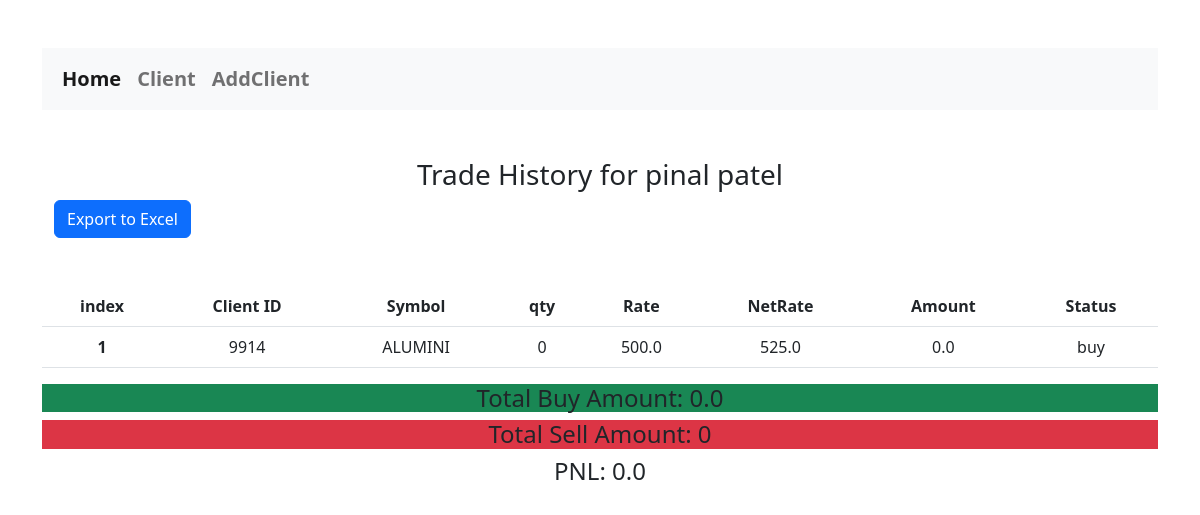
/client_trade/9914, run on the app's committed database.
### app_market/models.py (models this page shows)
class Client(models.Model):
    client_id = models.CharField(max_length=20, primary_key=True, unique=True)
    name = models.CharField(max_length=70)
    brokerage = models.FloatField(
        validators=[
            MinValueValidator(
                0.001,
                message="Please enter a valid value. The two nearest valid values are 0.001 and 10.",
            ),
            MaxValueValidator(
                10,
                message="Please enter a valid value. The two nearest valid values are 0.001 and 10.",
            ),
        ]
    )
    date = models.DateField(default=timezone.now, blank=True)
    def __str__(self):
        return str(self.client_id)

class Trade(models.Model):
    client_id = models.ForeignKey(Client, on_delete=models.CASCADE)
    name = models.CharField(max_length=70)
    exchange = models.CharField(max_length=20)
    symbol = models.CharField(max_length=20)
    rate = models.FloatField()
    netrate = models.FloatField()
    amount = models.FloatField()
    qty = models.PositiveIntegerField()
    date = models.DateField(default=timezone.now, blank=True)
    status = models.CharField(max_length=10)

### app_market/views.py (the view)
# urls.py: path('client_trade/<int:client_id>', views.client_trade, name='client_trade'),
def client_trade(request, client_id):
    client = get_object_or_404(Client, client_id=client_id)
    trades = Trade.objects.filter(client_id=client)
    buy_trades = Trade.objects.filter(client_id=client, status='buy')
    sell_trades = Trade.objects.filter(client_id=client, status='sell')
    total_buy_amount = sum([trade.amount for trade in buy_trades])
    total_sell_amount = sum([trade.amount for trade in sell_trades])
    final_amount =  total_sell_amount - total_buy_amount
    return render(request, 'client_trade.html', {'client': client, 'trades': trades,'total_buy_amount': total_buy_amount,'total_sell_amount': total_sell_amount,'final_amount':final_amount,'client_id': client_id})

### app_market/Templates/client_trade.html (shortened to what this page needs)
{% extends 'base.html' %} {% block content %}
<div class="container mt-5">
        <h3 class="text-center"> Trade History for {{ client.name }} </h3>
        <a href="{% url 'export_trade_history' client_id  %}" class="btn btn-primary">Export to Excel</a>
</div>
<div class="row mt-5 justify-content-around">
    <div class='col-12'>
        <table class="table table-hover text-center">
            <thead>
                <tr>
                    <th scope="col">index</th>
                    <th scope="col">Client ID</th>
                    <th scope="col">Symbol</th>
                    <th scope="col">qty</th>
                    <th scope="col">Rate</th>
                    <th scope="col">NetRate</th>
                    <th scope="col">Amount</th>
                    <th scope="col">Status</th>
                </tr>
            </thead>
            <tbody>
                {% for trade in trades %}
                <tr>
                    <th scope="row">{{forloop.counter}}</th>
                    <td>{{trade.client_id}}</td>
                    <td>{{trade.symbol}}</td>
                    <td>{{trade.qty}}</td>
                    <td>{{trade.rate}}</td>
                    <td>{{trade.netrate}}</td>
                    <td>{{trade.amount}}</td>
                    <td>{{trade.status}}</td>
                </tr>
                {% empty %}
                <tr>
                    <td colspan="4">No trades found for this client.</td>
                </tr>
                {% endfor %}
            </tbody>
        </table>
        <div class="text-center">
            <h4 class="bg-success">Total Buy Amount: {{ total_buy_amount }}</h4>
            <h4 class="bg-danger">Total Sell Amount: {{ total_sell_amount }}</h4>
            <h4>PNL: {{ final_amount }}</h4>
        </div>
    </div>
</div>
{% endblock content %}

### data on the page
Client: name "pinal patel"
Trade: client_id "9914", symbol "ALUMINI", qty "0", rate "500.0", netrate "525.0", amount "0.0", status "buy"

### other printed values
{{ total_buy_amount }} "0.0"
{{ total_sell_amount }} "0"
{{ final_amount }} "0.0"
